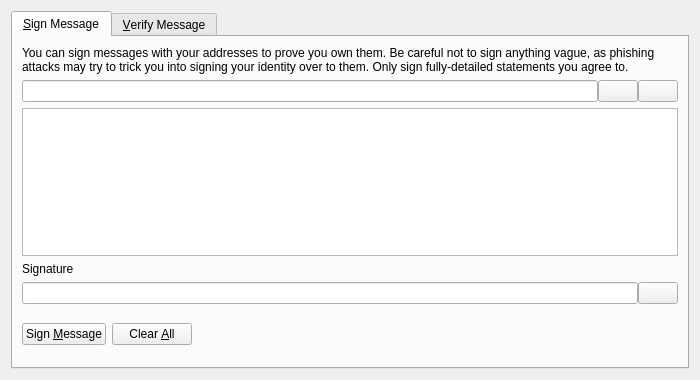
<?xml version="1.0" encoding="UTF-8"?>
<ui version="4.0">
 <class>SignVerifyMessageDialog</class>
 <widget class="QDialog" name="SignVerifyMessageDialog">
  <property name="geometry">
   <rect>
    <x>0</x>
    <y>0</y>
    <width>700</width>
    <height>380</height>
   </rect>
  </property>
  <property name="windowTitle">
   <string>Signatures - Sign / Verify a Message</string>
  </property>
  <property name="modal">
   <bool>true</bool>
  </property>
  <layout class="QVBoxLayout" name="verticalLayout">
   <item>
    <widget class="QTabWidget" name="tabWidget">
     <property name="currentIndex">
      <number>0</number>
     </property>
     <widget class="QWidget" name="tabSignMessage">
      <attribute name="title">
       <string>&amp;Sign Message</string>
      </attribute>
      <layout class="QVBoxLayout" name="verticalLayout_SM">
       <item>
        <widget class="QLabel" name="infoLabel_SM">
         <property name="text">
          <string>You can sign messages with your addresses to prove you own them. Be careful not to sign anything vague, as phishing attacks may try to trick you into signing your identity over to them. Only sign fully-detailed statements you agree to.</string>
         </property>
         <property name="textFormat">
          <enum>Qt::PlainText</enum>
         </property>
         <property name="wordWrap">
          <bool>true</bool>
         </property>
        </widget>
       </item>
       <item>
        <layout class="QHBoxLayout" name="horizontalLayout_1_SM">
         <property name="spacing">
          <number>0</number>
         </property>
         <item>
          <widget class="QValidatedLineEdit" name="addressIn_SM">
           <property name="toolTip">
            <string>The X11BaseCoin address to sign the message with</string>
           </property>
          </widget>
         </item>
         <item>
          <widget class="QPushButton" name="addressBookButton_SM">
           <property name="toolTip">
            <string>Choose previously used address</string>
           </property>
           <property name="text">
            <string/>
           </property>
           <property name="icon">
            <iconset resource="../x11basecoin.qrc">
             <normaloff>:/icons/address-book</normaloff>:/icons/address-book</iconset>
           </property>
           <property name="shortcut">
            <string>Alt+A</string>
           </property>
           <property name="autoDefault">
            <bool>false</bool>
           </property>
          </widget>
         </item>
         <item>
          <widget class="QPushButton" name="pasteButton_SM">
           <property name="toolTip">
            <string>Paste address from clipboard</string>
           </property>
           <property name="text">
            <string/>
           </property>
           <property name="icon">
            <iconset resource="../x11basecoin.qrc">
             <normaloff>:/icons/editpaste</normaloff>:/icons/editpaste</iconset>
           </property>
           <property name="shortcut">
            <string>Alt+P</string>
           </property>
           <property name="autoDefault">
            <bool>false</bool>
           </property>
          </widget>
         </item>
        </layout>
       </item>
       <item>
        <widget class="QPlainTextEdit" name="messageIn_SM">
         <property name="toolTip">
          <string>Enter the message you want to sign here</string>
         </property>
        </widget>
       </item>
       <item>
        <widget class="QLabel" name="signatureLabel_SM">
         <property name="text">
          <string>Signature</string>
         </property>
         <property name="textFormat">
          <enum>Qt::PlainText</enum>
         </property>
        </widget>
       </item>
       <item>
        <layout class="QHBoxLayout" name="horizontalLayout_2_SM">
         <property name="spacing">
          <number>0</number>
         </property>
         <item>
          <widget class="QLineEdit" name="signatureOut_SM">
           <property name="font">
            <font>
             <italic>true</italic>
            </font>
           </property>
           <property name="readOnly">
            <bool>true</bool>
           </property>
          </widget>
         </item>
         <item>
          <widget class="QPushButton" name="copySignatureButton_SM">
           <property name="toolTip">
            <string>Copy the current signature to the system clipboard</string>
           </property>
           <property name="text">
            <string/>
           </property>
           <property name="icon">
            <iconset resource="../x11basecoin.qrc">
             <normaloff>:/icons/editcopy</normaloff>:/icons/editcopy</iconset>
           </property>
           <property name="autoDefault">
            <bool>false</bool>
           </property>
          </widget>
         </item>
        </layout>
       </item>
       <item>
        <layout class="QHBoxLayout" name="horizontalLayout_3_SM">
         <item>
          <widget class="QPushButton" name="signMessageButton_SM">
           <property name="toolTip">
            <string>Sign the message to prove you own this X11BaseCoin address</string>
           </property>
           <property name="text">
            <string>Sign &amp;Message</string>
           </property>
           <property name="icon">
            <iconset resource="../x11basecoin.qrc">
             <normaloff>:/icons/edit</normaloff>:/icons/edit</iconset>
           </property>
           <property name="autoDefault">
            <bool>false</bool>
           </property>
          </widget>
         </item>
         <item>
          <widget class="QPushButton" name="clearButton_SM">
           <property name="toolTip">
            <string>Reset all sign message fields</string>
           </property>
           <property name="text">
            <string>Clear &amp;All</string>
           </property>
           <property name="icon">
            <iconset resource="../x11basecoin.qrc">
             <normaloff>:/icons/remove</normaloff>:/icons/remove</iconset>
           </property>
           <property name="autoDefault">
            <bool>false</bool>
           </property>
          </widget>
         </item>
         <item>
          <spacer name="horizontalSpacer_1_SM">
           <property name="orientation">
            <enum>Qt::Horizontal</enum>
           </property>
           <property name="sizeHint" stdset="0">
            <size>
             <width>40</width>
             <height>48</height>
            </size>
           </property>
          </spacer>
         </item>
         <item>
          <widget class="QLabel" name="statusLabel_SM">
           <property name="font">
            <font>
             <weight>75</weight>
             <bold>true</bold>
            </font>
           </property>
           <property name="text">
            <string/>
           </property>
           <property name="wordWrap">
            <bool>true</bool>
           </property>
          </widget>
         </item>
         <item>
          <spacer name="horizontalSpacer_2_SM">
           <property name="orientation">
            <enum>Qt::Horizontal</enum>
           </property>
           <property name="sizeHint" stdset="0">
            <size>
             <width>40</width>
             <height>48</height>
            </size>
           </property>
          </spacer>
         </item>
        </layout>
       </item>
      </layout>
     </widget>
     <widget class="QWidget" name="tabVerifyMessage">
      <attribute name="title">
       <string>&amp;Verify Message</string>
      </attribute>
      <layout class="QVBoxLayout" name="verticalLayout_VM">
       <item>
        <widget class="QLabel" name="infoLabel_VM">
         <property name="text">
          <string>Enter the signing address, message (ensure you copy line breaks, spaces, tabs, etc. exactly) and signature below to verify the message. Be careful not to read more into the signature than what is in the signed message itself, to avoid being tricked by a man-in-the-middle attack.</string>
         </property>
         <property name="textFormat">
          <enum>Qt::PlainText</enum>
         </property>
         <property name="alignment">
          <set>Qt::AlignLeading|Qt::AlignLeft|Qt::AlignTop</set>
         </property>
         <property name="wordWrap">
          <bool>true</bool>
         </property>
        </widget>
       </item>
       <item>
        <layout class="QHBoxLayout" name="horizontalLayout_1_VM">
         <property name="spacing">
          <number>0</number>
         </property>
         <item>
          <widget class="QValidatedLineEdit" name="addressIn_VM">
           <property name="toolTip">
            <string>The X11BaseCoin address the message was signed with</string>
           </property>
          </widget>
         </item>
         <item>
          <widget class="QPushButton" name="addressBookButton_VM">
           <property name="toolTip">
            <string>Choose previously used address</string>
           </property>
           <property name="text">
            <string/>
           </property>
           <property name="icon">
            <iconset resource="../x11basecoin.qrc">
             <normaloff>:/icons/address-book</normaloff>:/icons/address-book</iconset>
           </property>
           <property name="shortcut">
            <string>Alt+A</string>
           </property>
           <property name="autoDefault">
            <bool>false</bool>
           </property>
          </widget>
         </item>
        </layout>
       </item>
       <item>
        <widget class="QPlainTextEdit" name="messageIn_VM"/>
       </item>
       <item>
        <widget class="QValidatedLineEdit" name="signatureIn_VM"/>
       </item>
       <item>
        <layout class="QHBoxLayout" name="horizontalLayout_2_VM">
         <item>
          <widget class="QPushButton" name="verifyMessageButton_VM">
           <property name="toolTip">
            <string>Verify the message to ensure it was signed with the specified X11BaseCoin address</string>
           </property>
           <property name="text">
            <string>Verify &amp;Message</string>
           </property>
           <property name="icon">
            <iconset resource="../x11basecoin.qrc">
             <normaloff>:/icons/transaction_0</normaloff>:/icons/transaction_0</iconset>
           </property>
           <property name="autoDefault">
            <bool>false</bool>
           </property>
          </widget>
         </item>
         <item>
          <widget class="QPushButton" name="clearButton_VM">
           <property name="toolTip">
            <string>Reset all verify message fields</string>
           </property>
           <property name="text">
            <string>Clear &amp;All</string>
           </property>
           <property name="icon">
            <iconset resource="../x11basecoin.qrc">
             <normaloff>:/icons/remove</normaloff>:/icons/remove</iconset>
           </property>
           <property name="autoDefault">
            <bool>false</bool>
           </property>
          </widget>
         </item>
         <item>
          <spacer name="horizontalSpacer_1_VM">
           <property name="orientation">
            <enum>Qt::Horizontal</enum>
           </property>
           <property name="sizeHint" stdset="0">
            <size>
             <width>40</width>
             <height>48</height>
            </size>
           </property>
          </spacer>
         </item>
         <item>
          <widget class="QLabel" name="statusLabel_VM">
           <property name="font">
            <font>
             <weight>75</weight>
             <bold>true</bold>
            </font>
           </property>
           <property name="text">
            <string/>
           </property>
           <property name="wordWrap">
            <bool>true</bool>
           </property>
          </widget>
         </item>
         <item>
          <spacer name="horizontalSpacer_2_VM">
           <property name="orientation">
            <enum>Qt::Horizontal</enum>
           </property>
           <property name="sizeHint" stdset="0">
            <size>
             <width>40</width>
             <height>48</height>
            </size>
           </property>
          </spacer>
         </item>
        </layout>
       </item>
      </layout>
     </widget>
    </widget>
   </item>
  </layout>
 </widget>
 <customwidgets>
  <customwidget>
   <class>QValidatedLineEdit</class>
   <extends>QLineEdit</extends>
   <header>qvalidatedlineedit.h</header>
  </customwidget>
 </customwidgets>
 <resources>
  <include location="../x11basecoin.qrc"/>
 </resources>
 <connections/>
</ui>
